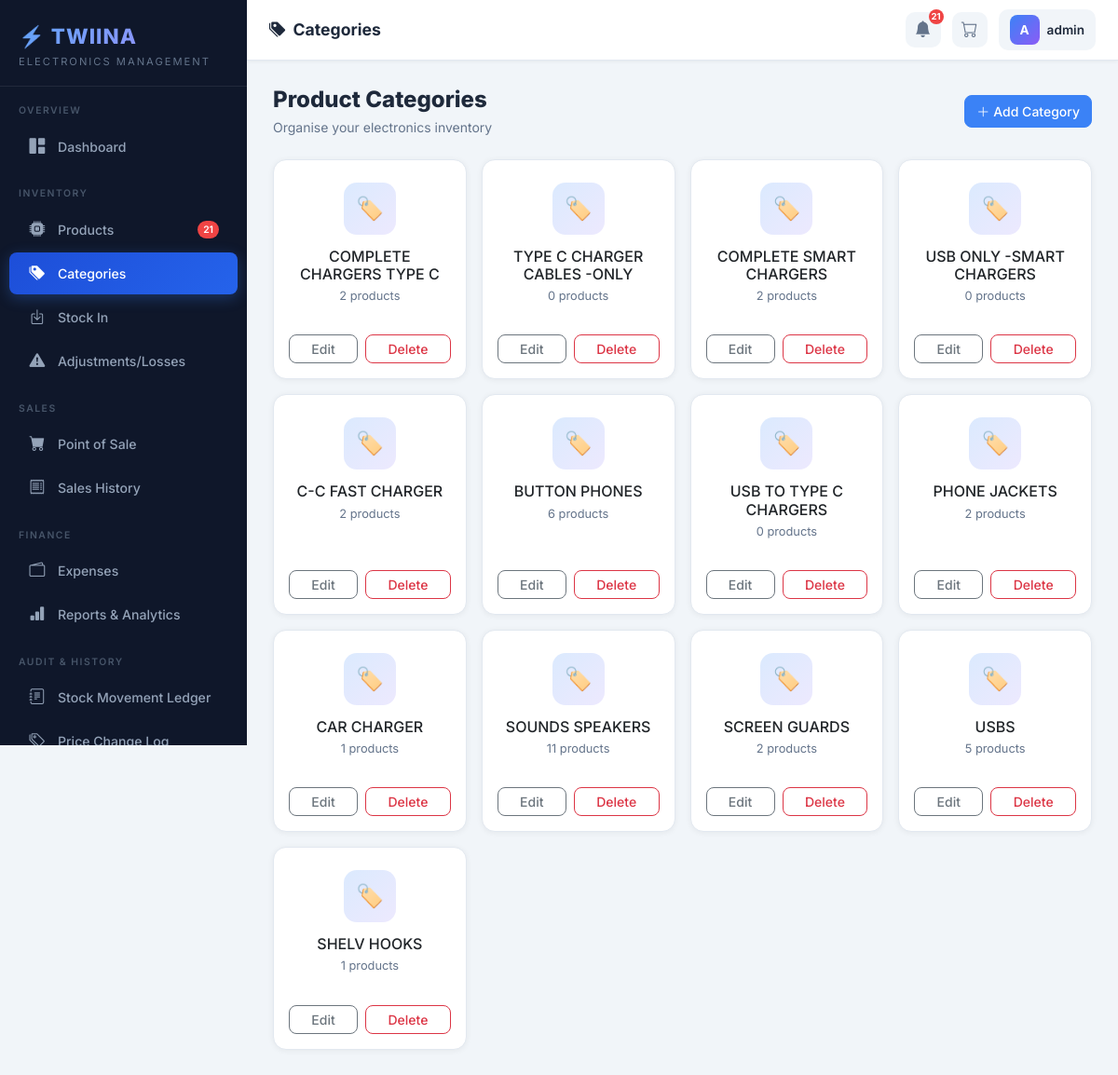
Page /categories/ (signed in) on the committed database.
### shop/models.py (models this page shows, shortened)
class Category(models.Model):
    name = models.CharField(max_length=100, unique=True)
    description = models.TextField(blank=True)
    created_at = models.DateTimeField(auto_now_add=True)
    class Meta:
        verbose_name_plural = "Categories"
        ordering = ['name']

### shop/views.py (the view)
# urls.py: path('categories/', views.category_list, name='category_list'),
@admin_required
def category_list(request):
    categories = Category.objects.annotate(product_count=Count('product'))
    return render(request, 'shop/categories/list.html', {'categories': categories})

### shop/context_processors.py (called while the page is built)
def global_context(request):
    if request.user.is_authenticated:
        low_stock_count = Product.objects.filter(
            current_stock__lte=models_min_stock(), is_active=True
        ).count()
        today_sales = Sale.objects.filter(
            date__date=timezone.now().date()
        ).count()
        try:
            user_role = request.user.profile.role
        except Exception:
            user_role = 'ATTENDANT'
        return {
            'low_stock_count': low_stock_count,
            'today_sales_count': today_sales,
            'user_role': user_role,
        }
    return {}

def models_min_stock():
    from django.db.models import F
    return F('minimum_stock')

### shop/models.py (called while the page is built)
    def is_admin(self):
        return self.role == 'ADMIN'

### templates/shop/categories/list.html (shortened to what this page needs)
{% extends 'base.html' %}
{% block page_title %}<i class="bi bi-tags-fill me-2"></i>Categories{% endblock %}
{% block content %}
<div class="d-flex justify-content-between align-items-center mb-4">
  <div class="page-header mb-0"><h1>Product Categories</h1><p>Organise your electronics inventory</p></div>
  <a href="{% url 'category_create' %}" class="btn btn-primary"><i class="bi bi-plus-lg me-1"></i>Add Category</a>
</div>
<div class="row g-3">
  {% for cat in categories %}
  <div class="col-sm-6 col-md-4 col-lg-3">
    <div class="card h-100">
      <div class="card-body text-center py-4">
        <div style="width:56px;height:56px;background:linear-gradient(135deg,#dbeafe,#ede9fe);border-radius:14px;display:flex;align-items:center;justify-content:center;font-size:1.5rem;margin:0 auto 14px;color:#6366f1;">🏷️</div>
        <h6 class="fw-700 mb-1">{{ cat.name }}</h6>
        <div style="font-size:0.8rem;color:#64748b;">{{ cat.product_count }} products</div>
      </div>
      <div class="card-footer bg-transparent border-top-0 d-flex gap-2 pb-3 px-3">
        <a href="{% url 'category_update' cat.pk %}" class="btn btn-sm btn-outline-secondary flex-fill">Edit</a>
        <a href="{% url 'category_delete' cat.pk %}" class="btn btn-sm btn-outline-danger flex-fill">Delete</a>
      </div>
    </div>
  </div>
  {% empty %}
  <div class="col-12">
    <div class="empty-state"><i class="bi bi-tags"></i><h5>No Categories Yet</h5><p>Add product categories to organise your inventory.</p><a href="{% url 'category_create' %}" class="btn btn-primary">Add Category</a></div>
  </div>
  {% endfor %}
</div>
{% endblock %}

### templates/base.html (shortened to what this page needs)
{% load shop_filters %}
<!DOCTYPE html>
<html lang="en">
<head>
  <link href="https://cdn.jsdelivr.net/npm/bootstrap@5.3.2/dist/css/bootstrap.min.css" rel="stylesheet"/>
  <link href="https://cdn.jsdelivr.net/npm/bootstrap-icons@1.11.3/font/bootstrap-icons.css" rel="stylesheet"/>
</head>
<body>
{% if user.is_authenticated %}
<div id="sidebar">
  <div class="sidebar-logo">
    <div class="brand-name">⚡ TWIINA</div>
    <div class="brand-sub">Electronics Management</div>
  </div>
  {% if user_role == 'ADMIN' %}
  <div class="nav-section-label">Overview</div>
  <nav class="sidebar-nav">
    <a href="{% url 'dashboard' %}" class="{% if request.resolver_match.url_name == 'dashboard' %}active{% endif %}">
      <i class="bi bi-grid-1x2-fill"></i> Dashboard
    </a>
  </nav>
  <div class="nav-section-label">Inventory</div>
  <nav class="sidebar-nav">
    <a href="{% url 'product_list' %}" class="{% if 'product' in request.resolver_match.url_name %}active{% endif %}">
      <i class="bi bi-cpu-fill"></i> Products
      {% if low_stock_count > 0 %}<span class="badge-dot">{{ low_stock_count }}</span>{% endif %}
    </a>
    <a href="{% url 'category_list' %}" class="{% if 'category' in request.resolver_match.url_name %}active{% endif %}">
      <i class="bi bi-tags-fill"></i> Categories
    </a>
    <a href="{% url 'stock_in_list' %}" class="{% if 'stock_in' in request.resolver_match.url_name %}active{% endif %}">
      <i class="bi bi-box-arrow-in-down"></i> Stock In
    </a>
    <a href="{% url 'adjustment_list' %}" class="{% if 'adjustment' in request.resolver_match.url_name %}active{% endif %}">
      <i class="bi bi-exclamation-triangle-fill"></i> Adjustments/Losses
    </a>
  </nav>
  <div class="nav-section-label">Sales</div>
  <nav class="sidebar-nav">
    <a href="{% url 'pos' %}" class="{% if request.resolver_match.url_name == 'pos' %}active{% endif %}">
      <i class="bi bi-cart-fill"></i> Point of Sale
    </a>
    <a href="{% url 'sale_list' %}" class="{% if 'sale' in request.resolver_match.url_name and request.resolver_match.url_name != 'pos' %}active{% endif %}">
      <i class="bi bi-receipt"></i> Sales History
    </a>
  </nav>
  <div class="nav-section-label">Finance</div>
  <nav class="sidebar-nav">
    <a href="{% url 'expense_list' %}" class="{% if 'expense' in request.resolver_match.url_name %}active{% endif %}">
      <i class="bi bi-wallet2"></i> Expenses
    </a>
    <a href="{% url 'reports' %}" class="{% if request.resolver_match.url_name == 'reports' %}active{% endif %}">
      <i class="bi bi-bar-chart-fill"></i> Reports & Analytics
    </a>
  </nav>
  <div class="nav-section-label">Audit & History</div>
  <nav class="sidebar-nav">
    <a href="{% url 'stock_history' %}" class="{% if request.resolver_match.url_name == 'stock_history' %}active{% endif %}">
      <i class="bi bi-journal-text"></i> Stock Movement Ledger
    </a>
    <a href="{% url 'price_history' %}" class="{% if request.resolver_match.url_name == 'price_history' %}active{% endif %}">
      <i class="bi bi-tags"></i> Price Change Log
    </a>
  </nav>
  {% endif %}
</div>
<div id="topbar">
  <span class="page-title">{% block page_title %}Dashboard{% endblock %}</span>
  <div class="topbar-right">
    {% if low_stock_count > 0 %}
    <a href="{% url 'product_list' %}?stock=low" class="topbar-icon-btn" title="Low Stock Alert">
      <i class="bi bi-bell-fill"></i>
      <span class="notif-badge">{{ low_stock_count }}</span>
    </a>
    {% endif %}
    <a href="{% url 'pos' %}" class="topbar-icon-btn" title="Point of Sale">
      <i class="bi bi-cart"></i>
    </a>
    <div class="topbar-user">
      <div class="avatar">{{ user.username|first|upper }}</div>
      <span class="u-name">{{ user.get_full_name|default:user.username }}</span>
    </div>
  </div>
</div>
<div id="main-content">
  {% block content %}{% endblock %}
</div>
{% else %}
{% block auth_content %}{% endblock %}
{% endif %}
</body>
</html>

### templates/base.html (style rules this page uses)
:root { --sidebar-width: 265px; --sidebar-bg: #0f172a; --sidebar-hover: #1e293b; --sidebar-active: #1d4ed8; --accent: #3b82f6; --accent-light: #60a5fa; --success: #10b981; --warning: #f59e0b; --danger: #ef4444; --purple: #8b5cf6; --topbar-h: 65px; --body-bg: #f1f5f9; --card-bg: #ffffff; --text-dark: #1e293b; --text-muted: #64748b; --border: #e2e8f0; }
* { font-family: 'Inter', sans-serif; box-sizing: border-box; }
body { background: var(--body-bg); margin: 0; }
#sidebar { position: fixed; top: 0; left: 0; width: var(--sidebar-width); height: 100vh; background: var(--sidebar-bg); display: flex; flex-direction: column; z-index: 1000; transition: transform 0.3s ease; overflow-y: auto; }
.sidebar-logo { padding: 22px 20px 18px; border-bottom: 1px solid rgba(255,255,255,0.08); }
.sidebar-logo .brand-name { font-size: 1.4rem; font-weight: 800; background: linear-gradient(135deg, #60a5fa, #a78bfa); -webkit-background-clip: text; -webkit-text-fill-color: transparent; letter-spacing: 1px; }
.sidebar-logo .brand-sub { font-size: 0.7rem; color: #64748b; letter-spacing: 2px; text-transform: uppercase; margin-top: 2px; }
.nav-section-label { padding: 18px 20px 6px; font-size: 0.65rem; font-weight: 600; color: #475569; text-transform: uppercase; letter-spacing: 1.5px; }
.sidebar-nav a { display: flex; align-items: center; gap: 12px; padding: 10px 20px; color: #94a3b8; text-decoration: none; font-size: 0.88rem; font-weight: 500; border-radius: 8px; margin: 2px 10px; transition: all 0.2s ease; position: relative; }
.sidebar-nav a i { font-size: 1.05rem; width: 20px; text-align: center; }
.sidebar-nav a.active { background: linear-gradient(135deg, #1d4ed8, #2563eb); color: #fff !important; box-shadow: 0 4px 15px rgba(59,130,246,0.3); }
.sidebar-nav a .badge-dot { margin-left: auto; background: var(--danger); color: #fff; font-size: 0.65rem; padding: 2px 6px; border-radius: 10px; font-weight: 600; }
#topbar { position: fixed; top: 0; left: var(--sidebar-width); right: 0; height: var(--topbar-h); background: #fff; border-bottom: 1px solid var(--border); display: flex; align-items: center; padding: 0 24px; gap: 16px; z-index: 900; box-shadow: 0 1px 4px rgba(0,0,0,0.06); }
#topbar .page-title { font-size: 1.1rem; font-weight: 700; color: var(--text-dark); }
#topbar .topbar-right { margin-left: auto; display: flex; align-items: center; gap: 12px; }
.topbar-icon-btn { width: 38px; height: 38px; border-radius: 10px; display: flex; align-items: center; justify-content: center; background: var(--body-bg); color: var(--text-muted); border: none; cursor: pointer; text-decoration: none; transition: all 0.2s; font-size: 1.1rem; position: relative; }
.topbar-icon-btn .notif-badge { position: absolute; top: -3px; right: -3px; width: 16px; height: 16px; background: var(--danger); border-radius: 50%; font-size: 0.6rem; color: #fff; display: flex; align-items: center; justify-content: center; font-weight: 700; }
.topbar-user { display: flex; align-items: center; gap: 8px; background: var(--body-bg); padding: 6px 12px; border-radius: 10px; cursor: pointer; }
.topbar-user .avatar { width: 32px; height: 32px; border-radius: 8px; background: linear-gradient(135deg, #3b82f6, #8b5cf6); display: flex; align-items: center; justify-content: center; color: #fff; font-weight: 700; font-size: 0.85rem; }
.topbar-user .u-name { font-size: 0.85rem; font-weight: 600; color: var(--text-dark); }
#main-content { margin-left: var(--sidebar-width); margin-top: var(--topbar-h); padding: 28px; min-height: calc(100vh - var(--topbar-h)); }
.card { border: 1px solid var(--border); border-radius: 14px; box-shadow: 0 1px 6px rgba(0,0,0,0.06); background: var(--card-bg); }
.btn-primary { background: var(--accent); border-color: var(--accent); font-weight: 600; }
.btn { border-radius: 8px; font-weight: 500; font-size: 0.875rem; }
.page-header { margin-bottom: 24px; }
.page-header h1 { font-size: 1.5rem; font-weight: 800; color: var(--text-dark); margin: 0; }
.page-header p { color: var(--text-muted); font-size: 0.875rem; margin: 4px 0 0; }
.stat-card, .card { animation: fadeIn 0.4s ease; }

### rows in the picture
Category: name "COMPLETE CHARGERS TYPE C", product_count "2"
Category: name "TYPE C CHARGER CABLES -ONLY", product_count "0"
Category: name "COMPLETE SMART CHARGERS", product_count "2"
Category: name "USB ONLY -SMART CHARGERS", product_count "0"
Category: name "C-C FAST CHARGER", product_count "2"
Category: name "BUTTON PHONES", product_count "6"
Category: name "USB TO TYPE C CHARGERS", product_count "0"
Category: name "PHONE JACKETS", product_count "2"
Category: name "CAR CHARGER", product_count "1"
Category: name "SOUNDS SPEAKERS", product_count "11"
Category: name "SCREEN GUARDS", product_count "2"
Category: name "USBS", product_count "5"
Category: name "SHELV HOOKS", product_count "1"

### other values in the picture
{{ low_stock_count }} "21"
{{ user.username|first|upper }} "A"
{{ user.get_full_name|default:user.username }} "admin"
